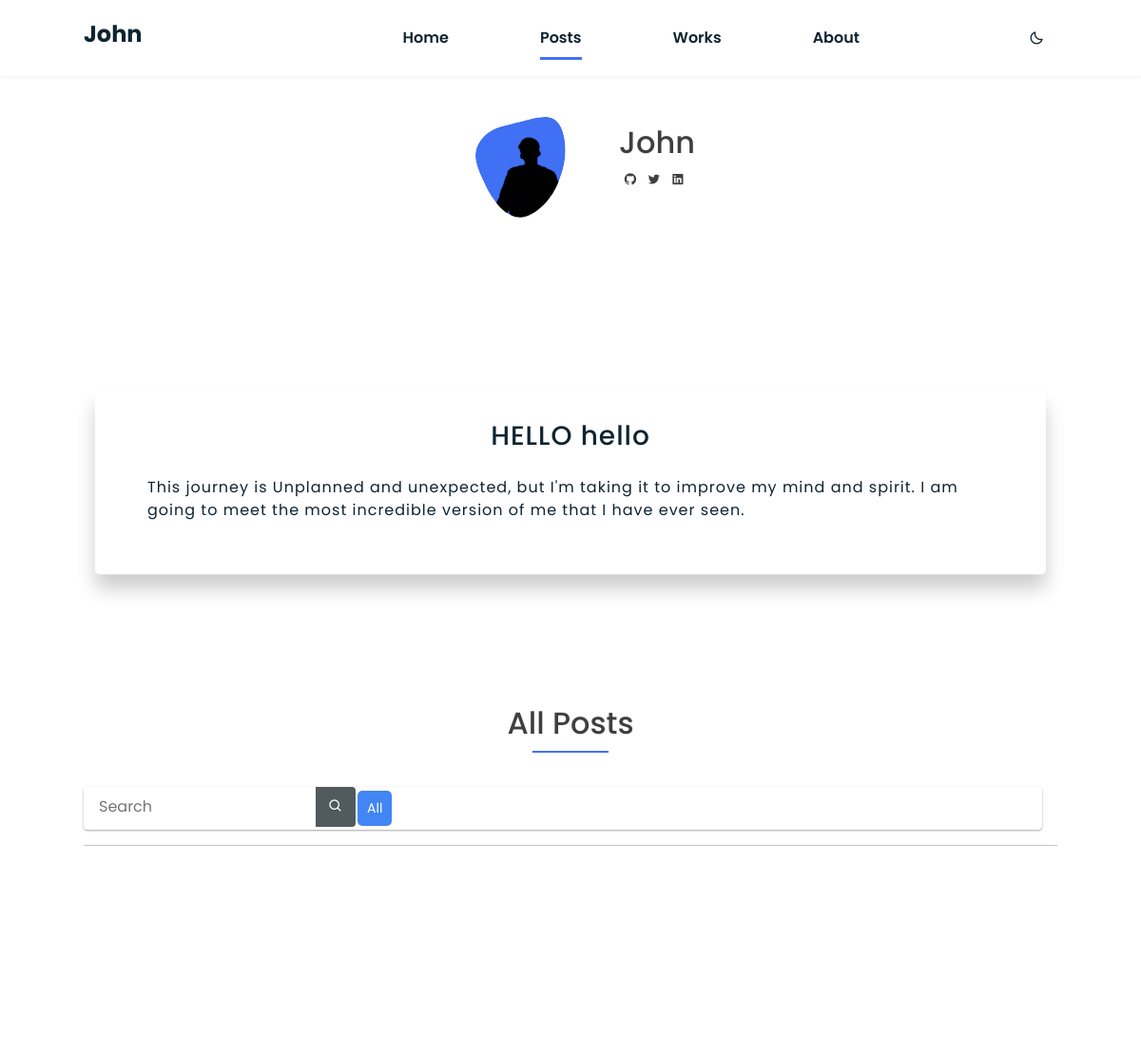
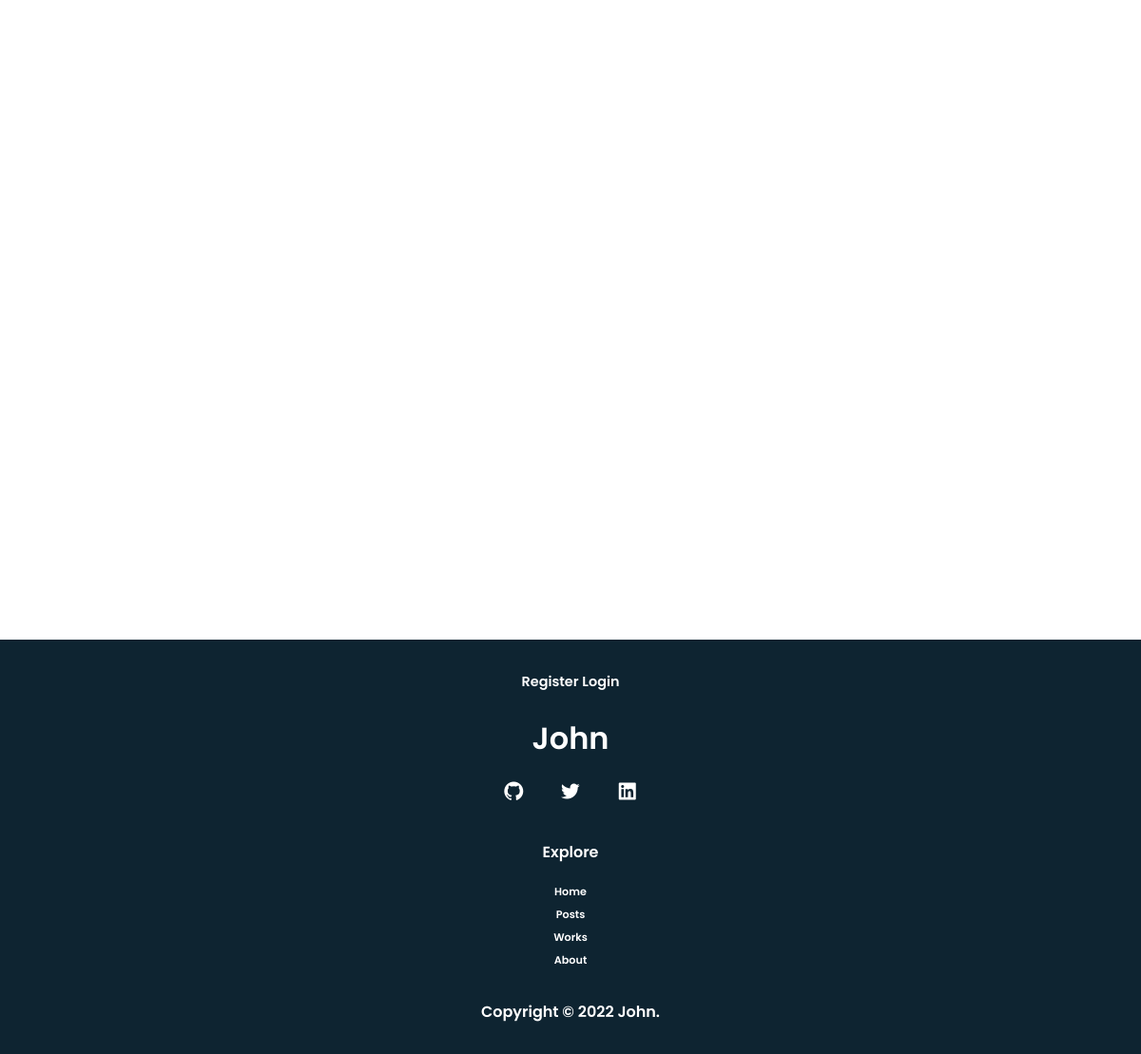
/posts/, run on the app's committed database (2 pictures, top to bottom).
### wulfi/models.py (models this page shows, shortened)
class Banner(models.Model):
    title = models.CharField(max_length=255, blank=True)
    greeting = models.CharField(max_length=255, blank=True)
    body = models.TextField()
    date_added = models.DateTimeField(auto_now=True)

### wulfi/views.py (the view)
# urls.py: path('posts/', views.posts, name='posts'),
def posts(request):
    query = request.GET.get('query')
    if query == None:
        query = ''
    posts = Post.postmanager.filter(
        Q(headline__icontains=query) |
        Q(sub_headline__icontains=query) |
        Q(body__icontains=query)
    )
    profiles = Profile.objects.latest('updated')
    banner = Banner.objects.latest('date_added')
    tags = Tag.objects.all()
    listtags = list(tags)
    randomtags = random.sample(listtags, 5)
    context = {
        'posts': posts,
        'tags': tags,
        'query': query,
        'randomtags': randomtags,
        'profiles': profiles,
        'banner': banner,
    }
    return render(request, 'Posts.html', context)

### wulfi/models.py (called while the page is built)
        def get_queryset(self):
            return super().get_queryset() .filter(status='published')

    def __str__(self):
        return self.name

    def get_absolute_url(self):
        return reverse('wulfi:post', args=[self.slug])

### wulfi/templates/Posts.html (shortened to what this page needs)
{% extends "base.html" %} {% load static %} {% block title %} John: Posts {% endblock %} {% block nav %}
<li class="nav__item"><a href="{% url 'wulfi:home' %}" class="nav__link">Home</a></li>
<li class="nav__item"><a href="{% url 'wulfi:posts' %}" class="nav__link active">Posts</a></li>
<li class="nav__item"><a href="{% url 'wulfi:projects' %}#project" class="nav__link">Works</a></li>
<li class="nav__item"><a href="{% url 'wulfi:about' %}" class="nav__link">About</a></li>
{% endblock %}
{% block content %}
<section class="posts section" id="posts">
    <div class="posts__container bd-grid">
        <h2 class="section-title">All Posts</h2>
        <form method="GET" class="form">
            <input type="text" id="query" name="query" class="textbox" placeholder="Search">
            <button type="submit" class="posts_button">
                <i class='bx bx-search'></i>
            </button>
            <div class="article-meta">
                <a class="back-button" href="{% url 'wulfi:posts' %}">All</a>
            </div>
        </form>
        <hr>
        <div class="featured-content">
        </div>
    </div>
</section>
{% endblock %}

### wulfi/templates/base.html (shortened to what this page needs)
{% load static %}
<!DOCTYPE html>
<html lang="en">
<head>
    <link href="https://cdn.jsdelivr.net/npm/bootstrap@5.1.3/dist/css/bootstrap.min.css" rel="stylesheet">
    <link href='https://unpkg.com/boxicons@2.1.1/css/boxicons.min.css' rel='stylesheet'>
    <link rel="stylesheet" href="{% static 'assets/css/styles.css' %}">
</head>
<body>
    <header class="l-header" id="header">
        <nav class="nav bd-grid">
            <div>
                <a href="{% url 'wulfi:home' %}" class="nav__logo"><h4><b>John</b></h4></a>
            </div>
            <div class="nav__menu" id="nav-menu">
                <ul class="nav__list">
                    {% block nav %} {% endblock %}
                </ul>
            </div>
            <div class="nav_btns">
                <i class="bx bx-moon" id="icon"></i>
            </div>
        </nav>
    </header>
    <main class="l-main">
        <section class="home section" id="home">
            <div class="home__container bd-grid">
                <div class="home__img">
                    <svg class="home_blob" viewBox="0 0 200 187" xmlns="http://www.w3.org/2000/svg" xmlns:xlink="http://www.w3.org/1999/xlink">
                            <mask id="mask0" mask-type="alpha">
                                <path class="blob_fill_color" d="M51,-67.9C62.9,-61.5,67.2,-42.4,67.5,-25.7C67.8,-8.9,64.1,5.4,58.9,18.4C53.6,31.4,46.8,43.2,36.7,53.2C26.6,63.2,13.3,71.6,0.9,70.3C-11.5,69.1,-23,58.4,-31.3,47.7C-39.5,37.1,-44.4,26.5,-49.5,15.1C-54.6,3.6,-59.9,-8.8,-58.4,-20.6C-56.8,-32.5,-48.4,-43.8,-37.5,-50.4C-26.7,-57.1,-13.3,-59.2,3.1,-63.4C19.5,-67.7,39.1,-74.2,51,-67.9Z" transform="translate(100 100)" />
                            </mask>
                            <g mask="url(#mask0)">
                                <path class="blob_fill_color" d="M51,-67.9C62.9,-61.5,67.2,-42.4,67.5,-25.7C67.8,-8.9,64.1,5.4,58.9,18.4C53.6,31.4,46.8,43.2,36.7,53.2C26.6,63.2,13.3,71.6,0.9,70.3C-11.5,69.1,-23,58.4,-31.3,47.7C-39.5,37.1,-44.4,26.5,-49.5,15.1C-54.6,3.6,-59.9,-8.8,-58.4,-20.6C-56.8,-32.5,-48.4,-43.8,-37.5,-50.4C-26.7,-57.1,-13.3,-59.2,3.1,-63.4C19.5,-67.7,39.1,-74.2,51,-67.9Z" transform="translate(100 100)" />
                                <a href="{% url 'wulfi:home' %}"><image class="about_blob-img" x="40" y="18" xlink:href="{% static 'assets/img/profile-pic.png' %}"/> </a>
                            </g>
                        </svg>
                </div>
                <div class="home_social_box">
                    <a href="{% url 'wulfi:home' %}">
                        <h2 class="home__subtitle">John</h2>
                    </a>
                    <div class="home__social">
                        <a href="https://github.com" target="_blank" class="home__social-icon"><i class='bx bxl-github'></i></a>
                        <a href="{{ profiles.twitter }}" target="_blank" class="home__social-icon"><i class='bx bxl-twitter' ></i></a>
                        <a href="https://www.linkedin.com/" target="_blank" class="home__social-icon"><i class='bx bxl-linkedin-square'></i></a>
                    </div>
                </div>
            </div>
        </section>
        <section class="section">
            <div class="Box">
                <div class="Inner_Box">
                    <h1 class="bannergreeting">{{ banner.greeting }}</h1>
                    <p class="bannerbody">{{ banner.body }} </p>
                </div>
            </div>
        </section>
        {% block content %} {% endblock %}
    </main>
    <footer class="footer">
        <div class="footer__login_box">
            {% if request.user.is_authenticated %}
            <p>Hello, {{request.user}}</p>
            <a href="{% url 'accounts:logout' %}" class="login_link">Logout</a> {% else %}
            <a href="{% url 'accounts:register' %}" class="login_link">Register</a>
            <a href="{% url 'accounts:login' %}" class="login_link">Login</a>{% endif %}
        </div>
        <p class="footer__title">John</p>
        <div class="footer__social">
            <a href="https://github.com" target="_blank" class="footer__icon"><i class='bx bxl-github'></i></a>
            <a href="#" target="_blank" class="footer__icon"><i class='bx bxl-twitter' ></i></a>
            <a href="https://www.linkedin.com" target="_blank" class="footer__icon"><i class='bx bxl-linkedin-square'></i></a>
        </div>
        <div class="footer__data">
            <p class="footer__explore">Explore</p>
            <ul>
                <li><a href="{% url 'wulfi:home' %}" class="footer__link">Home</a></li>
                <li><a href="{% url 'wulfi:posts' %}" class="footer__link">Posts</a></li>
                <li><a href="{% url 'wulfi:projects' %}#project" class="footer__link">Works</a></li>
                <li><a href="{% url 'wulfi:about' %}" class="footer__link">About</a></li>
            </ul>
        </div>
        <p class="footer_copy_right">Copyright &#169; 2022 John. </p>
    </footer>
</body>
</html>

### data on the page
Banner: greeting "HELLO hello", body "This journey is Unplanned and unexpected, but I'm taking it to improve my mind and spirit. I am going to meet the most incredible version of me that I have ever seen."
